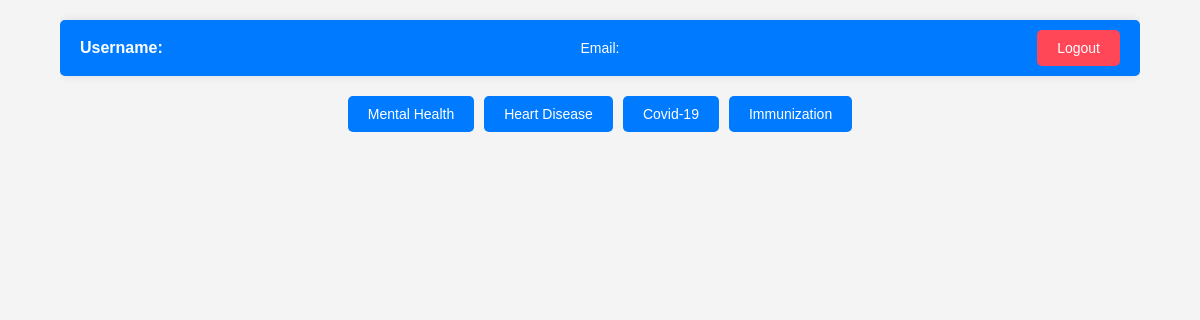
The app's page /PatientDashboard/, older data.
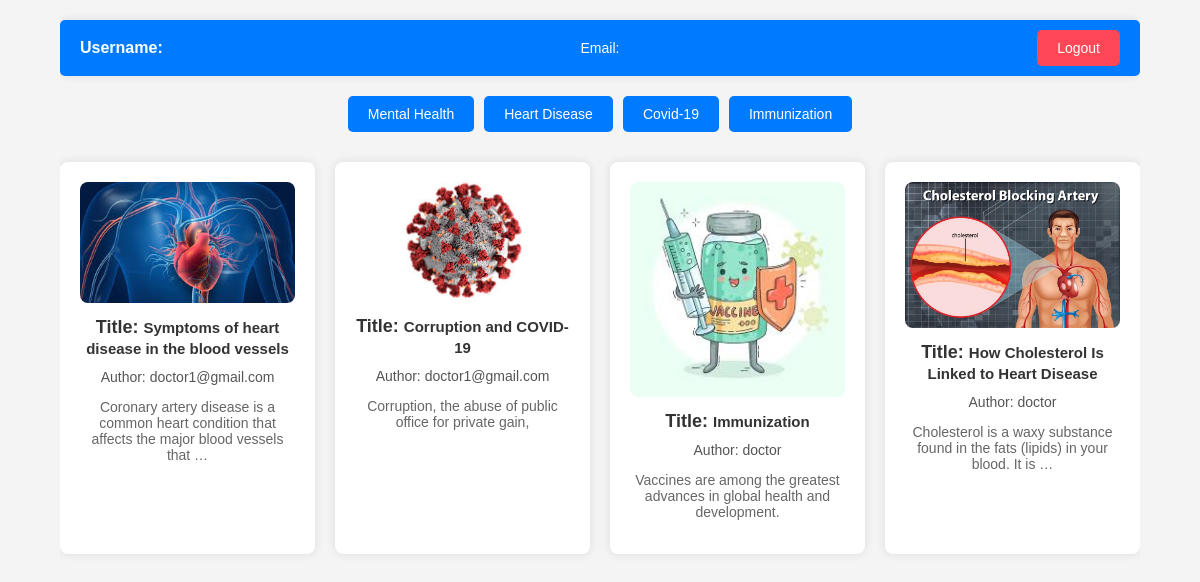
The same page, newer data.
### BlogPost/models.py (models this page shows, shortened)
class BlogPost(models.Model):
    CATEGORY_CHOICES = (
        ('Mental Health', 'Mental Health'),
        ('Heart Disease', 'Heart Disease'),
        ('COVID-19', 'COVID-19'),
        ('Immunization', 'Immunization'),
    )
    title = models.CharField(max_length=255)
    image = models.ImageField()
    image = models.ImageField(upload_to='blog_images/')
    category = models.CharField(max_length=50, choices=CATEGORY_CHOICES)
    summary = models.TextField()
    content = models.TextField()
    author = models.ForeignKey(User, on_delete=models.CASCADE)
    is_draft = models.BooleanField(default=False)
    created_at = models.DateTimeField(auto_now_add=True)

### accounts/models.py (models this page shows, shortened)
class User(AbstractBaseUser):
    DOCTOR = 1
    PATIENT = 2
    ROLE_CHOICE = (
        (DOCTOR,'Doctor'),
        (PATIENT,'Patient'),
    )
    first_name = models.CharField(max_length=50)
    last_name = models.CharField(max_length=50)
    username = models.CharField(max_length=50,unique=True)
    email = models.EmailField(max_length=100,unique=True)
    phone_number = models.CharField(max_length=12,blank=True)
    role = models.PositiveSmallIntegerField(choices=ROLE_CHOICE,blank=True,null=True)
    address = models.CharField(max_length=250,blank=True,null=True)
    country = models.CharField(max_length=15,blank=True,null=True)
    state = models.CharField(max_length=15,blank=True,null=True)
    city = models.CharField(max_length=15,blank=True,null=True)
    pin_code = models.CharField(max_length=6,blank=True,null=True)
    date_joined = models.DateTimeField(auto_now_add=True)
    last_login = models.DateTimeField(auto_now_add=True)
    create_date = models.DateTimeField(auto_now_add=True)
    modified_date = models.DateTimeField(auto_now_add=True)
    is_admin = models.BooleanField(default=False)
    is_staff = models.BooleanField(default=False)
    is_active = models.BooleanField(default=False)
    is_superadmin = models.BooleanField(default=False)
    USERNAME_FIELD = 'email'
    REQUIRED_FIELDS = ['username','first_name','last_name']
    objects = UserManager()

### accounts/views.py (the view)
# urls.py: path('PatientDashboard/',views.PatientDashboard,name="PatientDashboard"),
def PatientDashboard(request):
    all_post = BlogPost.objects.all()
    context = {
        'all_post':all_post,
    }
    return render(request,'PatientDashboard.html',context)

### templates/PatientDashboard.html (shortened to what this page needs)
<!DOCTYPE html>
<html lang="en">
<head>
</head>
<body>
    <div class="container">
        <div class="user-info">
            <div class="username">Username: {{ user.username }}</div>
            <div class="user-email">Email: {{ user.email }}</div>
            <a href="{% url 'logout' %}" class="logout-button">Logout</a>
        </div>
        <div class="filter-bar">
            <button class="filter-button" onclick="filterPosts('Mental Health')">Mental Health</button>
            <button class="filter-button" onclick="filterPosts('Heart Disease')">Heart Disease</button>
            <button class="filter-button" onclick="filterPosts('Covid-19')">Covid-19</button>
            <button class="filter-button" onclick="filterPosts('Immunization')">Immunization</button>
        </div>
        <div class="row" id="postContainer">
            {% for post in all_post %}
            <a href="{% url 'blog_post_detail' post.id %}" class="blog-post" data-category="{{ post.category }}">
                <img src="{{ post.image.url }}" alt="Blog Image">
                <h2><b>Title:</b> <small>{{ post.title }}</small></h2>
                <div class="author">Author: {{ post.author.username }}</div>
                <p>{{ post.summary|truncatewords:15 }}</p>
            </a>
            {% endfor %}
        </div>
    </div>
</body>
</html>

### templates/PatientDashboard.html (style rules this page uses)
body { font-family: Arial, sans-serif; background-color: #f4f4f4; margin: 0; padding: 0; }
.container { width: 90%; margin: auto; overflow: hidden; position: relative; }
.user-info { display: flex; justify-content: space-between; align-items: center; background-color: #007BFF; padding: 10px 20px; border-radius: 5px; color: #fff; margin-top: 20px; box-shadow: 0 0 10px rgba(0, 0, 0, 0.1); }
.user-info .username { font-size: 16px; font-weight: bold; }
.user-info .user-email { font-size: 14px; }
.filter-bar { display: flex; justify-content: center; gap: 10px; margin: 20px 0; }
.filter-button { padding: 10px 20px; background-color: #007BFF; color: #fff; border: none; border-radius: 5px; cursor: pointer; font-size: 14px; transition: background-color 0.3s, box-shadow 0.3s; }
.row { display: flex; flex-wrap: wrap; gap: 20px; margin-bottom: 20px; }
.blog-post { background: #fff; padding: 20px; border-radius: 8px; box-shadow: 0 0 10px rgba(0, 0, 0, 0.1); text-align: center; flex: 1 1 calc(25% - 20px); box-sizing: border-box; margin: 10px 0; text-decoration: none; color: inherit; transition: transform 0.3s, box-shadow 0.3s, background-color 0.3s; }
.blog-post img { max-width: 100%; height: auto; border-radius: 8px; }
.blog-post h2 { font-size: 18px; margin: 10px 0; color: #333; }
.blog-post .author { font-size: 14px; color: #555; margin: 5px 0; }
.blog-post p { font-size: 14px; color: #666; }
.logout-button { padding: 10px 20px; background-color: #ff4757; color: #fff; border: none; border-radius: 5px; cursor: pointer; font-size: 14px; text-decoration: none; transition: background-color 0.3s, box-shadow 0.3s; }

Row changes from the older to the newer data that the page shows:
added BlogPost: image (picture), title "Symptoms of heart disease in the blood vessels", author.username "doctor1@gmail.com", summary "Coronary artery disease is a common heart condition that affects the major blood vessels that …"
added BlogPost: image (picture), title "Corruption and COVID-19", author.username "doctor1@gmail.com", summary "Corruption, the abuse of public office for private gain,"
added BlogPost: image (picture), title "Immunization", author.username "doctor", summary "Vaccines are among the greatest advances in global health and development."
added BlogPost: image (picture), title "How Cholesterol Is Linked to Heart Disease", author.username "doctor", summary "Cholesterol is a waxy substance found in the fats (lipids) in your blood. It is …"
